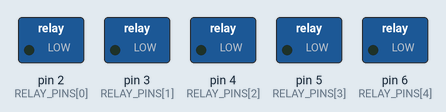
The sketch below on a simulated Arduino Uno, built with avr-gcc and run on an emulated ATmega328P. Shown: switched loads named in the sketch (green lamp = pin HIGH).

Above: at 0.5 s.
At 3.5 s:
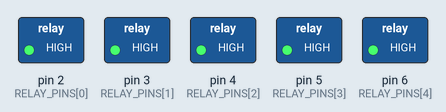
Timing chart, 0 to 4.6 s (numbered marks = the images above):
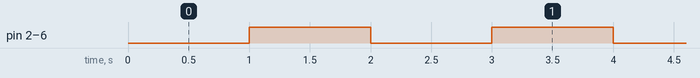

The sketch:

relay_test.ino
```cpp
// Toggle five relay channels together for bench testing.
// IMPORTANT: verify whether your relay board is active HIGH or active LOW.

const uint8_t RELAY_PINS[] = {2, 3, 4, 5, 6};
const size_t RELAY_COUNT = sizeof(RELAY_PINS) / sizeof(RELAY_PINS[0]);

const uint8_t RELAY_ON = HIGH;
const uint8_t RELAY_OFF = LOW;
const unsigned long STATE_DURATION_MS = 1000;

bool relaysOn = false;
unsigned long lastChangeMs = 0;

void setAllRelays(uint8_t state) {
  for (size_t i = 0; i < RELAY_COUNT; ++i) {
    digitalWrite(RELAY_PINS[i], state);
  }
}

void setup() {
  for (size_t i = 0; i < RELAY_COUNT; ++i) {
    pinMode(RELAY_PINS[i], OUTPUT);
  }
  setAllRelays(RELAY_OFF);  // Safe state before the timed test begins.
  lastChangeMs = millis();
}

void loop() {
  const unsigned long nowMs = millis();
  if (nowMs - lastChangeMs < STATE_DURATION_MS) {
    return;
  }

  lastChangeMs += STATE_DURATION_MS;
  relaysOn = !relaysOn;
  setAllRelays(relaysOn ? RELAY_ON : RELAY_OFF);
}
```

Measured:
- by itself, pin 2 (RELAY_PINS[0]), pin 3 (RELAY_PINS[1]), pin 4 (RELAY_PINS[2]), pin 5 (RELAY_PINS[3]), pin 6 (RELAY_PINS[4]): alternates HIGH for 1.0 s and LOW for 1.0 s
